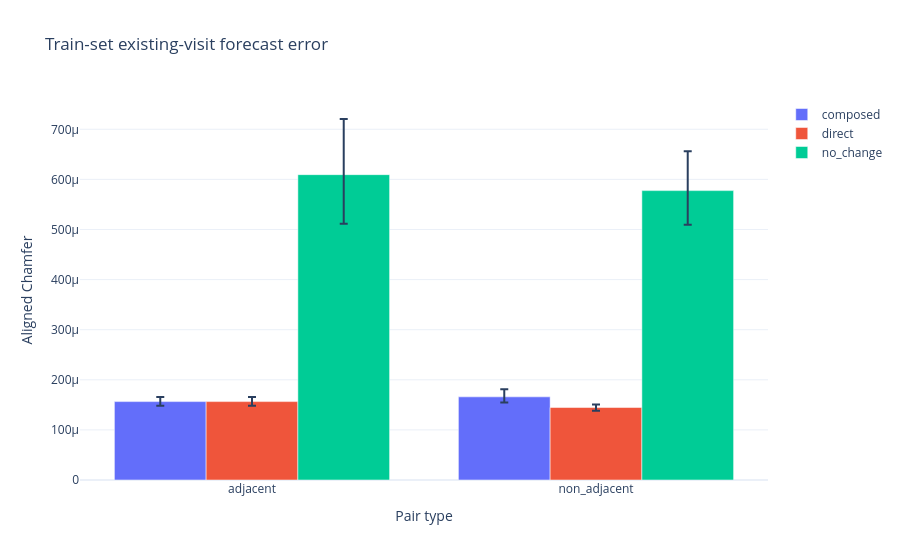
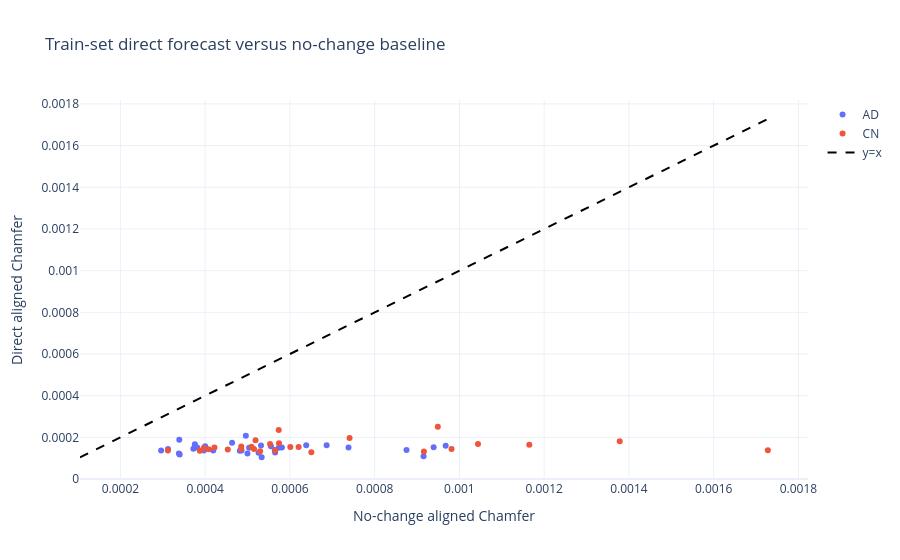
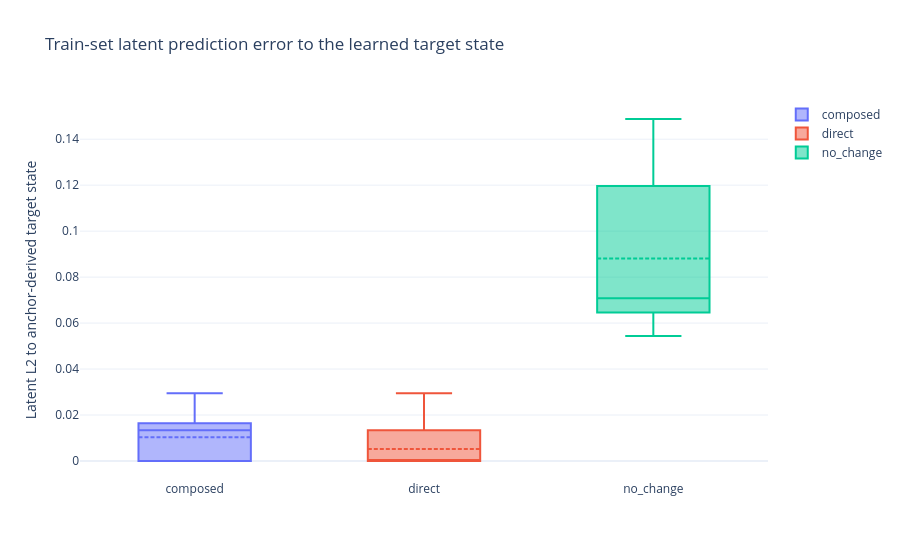

Notebook code cell kept with these figures, in order:
### Code cell
for fig in train_helpers.train_forecast_summary_figures(
    checkpoint=CHECKPOINT,
    device=DEVICE,
    n_subjects=N_SUBJECTS,
    seed=SEED,
    bin_width_years=BIN_WIDTH_YEARS,
):
    fig.show()
